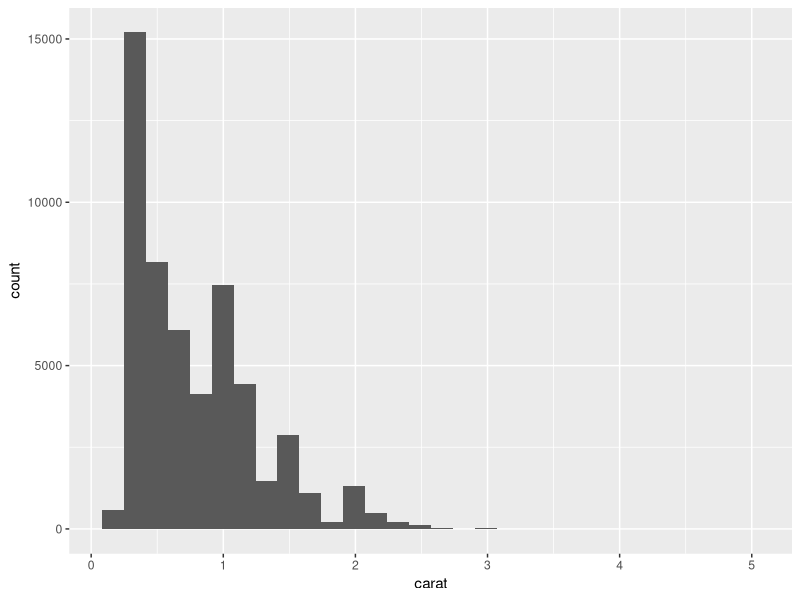
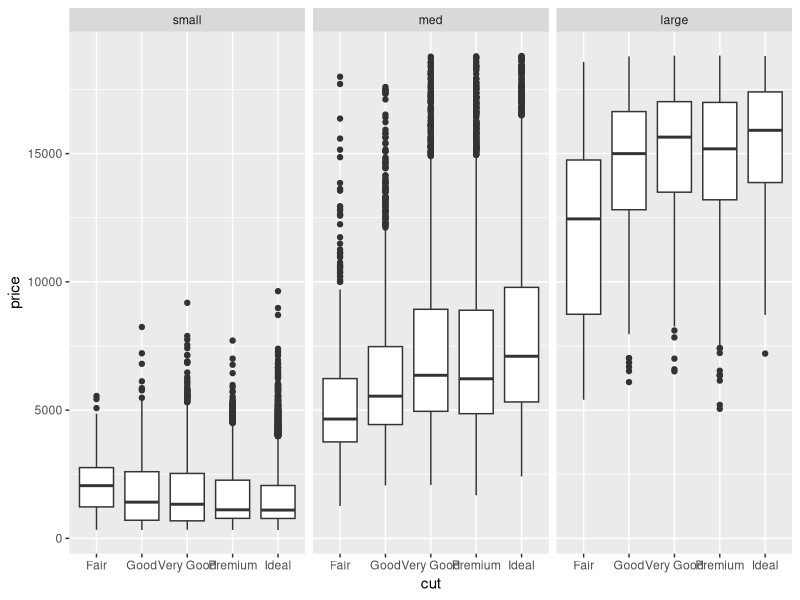

R code for these plots, in order:
library(tidyverse)

# look at a histogram of carat to pick some good cutoff points
diamonds %>% ggplot(aes(x = carat)) + geom_histogram()

# create a new tibble with a categorical carat variable
diamonds_2 <- diamonds %>% mutate(carat_fct = 
                                    factor(case_when(carat < 1 ~ 'small',
                                                     carat >= 1 & carat < 2 ~ 'med',
                                                     carat >= 2 ~ 'large'), 
                                           levels = c('small', 'med', 'large')))

# plot the boxplots, facet on carat_fct
diamonds_2 %>% ggplot(aes(x = cut, y = price)) +
  geom_boxplot() +
  facet_wrap(~carat_fct)
